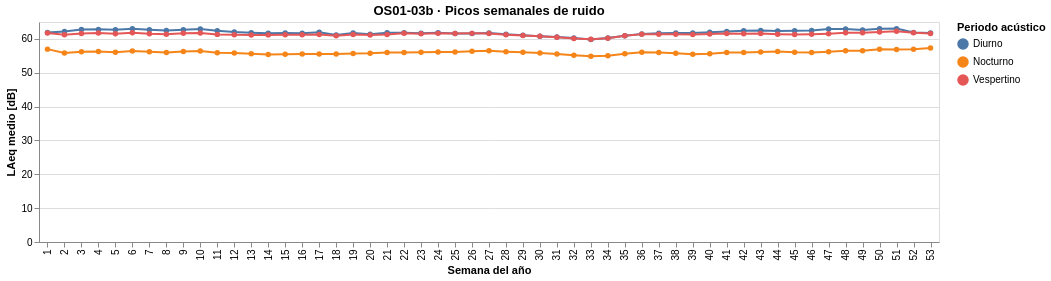

The notebook cell this image was saved under:
### Markdown cell above
A partir de la visualización OS01‑03a · Evolución temporal del ruido urbano (LAeq) se observa que el ruido ambiental en Madrid presenta un comportamiento relativamente estable en el largo plazo, con diferencias persistentes entre los periodos diurno, vespertino y nocturno. El periodo diurno mantiene de forma sistemática los niveles más elevados de LAeq, seguido del vespertino, mientras que el nocturno registra valores más bajos pero notablemente constantes, lo que sugiere una presencia estructural del ruido incluso en las horas de menor actividad. Asimismo, se identifican variaciones puntuales y descensos temporales, especialmente visibles en determinados intervalos concretos, que podrían estar asociados a cambios excepcionales en la actividad urbana. En conjunto, la visualización pone de manifiesto que la exposición acústica en Madrid no es un fenómeno aislado ni episódico, sino un rasgo persistente del entorno urbano, cuya evolución temporal y diferenciación horaria son fundamentales para comprender la experiencia ciudadana y su impacto en la calidad de vida, en coherencia con los objetivos del OS01.

### Code cell
# OS01-03b · Picos semanales de ruido (INTERACTIVO, eje Y desde 0 dB)

chart_week = (
    alt.Chart(df_week)
    .mark_line(point=True)
    .encode(
        x=alt.X("week:O", title="Semana del año"),
        y=alt.Y(
            "laeq_medio:Q",
            title="LAeq medio [dB]",
            scale=alt.Scale(zero=True)   # ✅ el eje empieza en 0 dB
        ),
        color=alt.Color(
            "periodo_desc:N",
            title="Periodo acústico"
        ),
        tooltip=[
            alt.Tooltip("week:O", title="Semana"),
            alt.Tooltip("laeq_medio:Q", title="LAeq medio", format=".2f"),
            alt.Tooltip("periodo_desc:N", title="Periodo")
        ]
    )
    .interactive()
    .properties(
        width=900,
        height=220,
        title="OS01-03b · Picos semanales de ruido"
    )
)

chart_week

### Figure 1 — Vega-Lite specification as saved in the notebook (floating-point values rounded to 4 significant figures; data arrays with more than 128 entries replaced by an {"elided": "..."} marker saying what was removed)
{"$schema": "https://vega.github.io/schema/vega-lite/v5.20.1.json", "config": {"view": {"continuousHeight": 300, "continuousWidth": 300}}, "data": {"name": "data-4d3adf8693749658a38446dc89fa1b26"}, "datasets": {"data-4d3adf8693749658a38446dc89fa1b26": {"elided": "159 records"}}, "encoding": {"color": {"field": "periodo_desc", "title": "Periodo acústico", "type": "nominal"}, "tooltip": [{"field": "week", "title": "Semana", "type": "ordinal"}, {"field": "laeq_medio", "format": ".2f", "title": "LAeq medio", "type": "quantitative"}, {"field": "periodo_desc", "title": "Periodo", "type": "nominal"}], "x": {"field": "week", "title": "Semana del año", "type": "ordinal"}, "y": {"field": "laeq_medio", "scale": {"zero": true}, "title": "LAeq medio [dB]", "type": "quantitative"}}, "height": 220, "mark": {"point": true, "type": "line"}, "params": [{"bind": "scales", "name": "param_28", "select": {"encodings": ["x", "y"], "type": "interval"}}], "title": "OS01-03b · Picos semanales de ruido", "width": 900}
